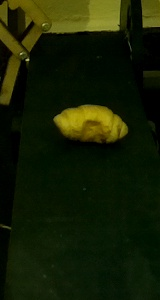
#> input picture Master/part.jpg, 160 x 300 px
$ python camera_calibration.py
#> lines starting #> are read from the running program, lines starting #| are printed output that depends on the picture; after the words box and inside, x2 and y2 are one past the last pixel; in counts of white or black regions, pixels touching at a corner belong together
### Master/Vision_Distance.py
# USAGE
# run the function Camera_calibration() separately to get focalLength
import numpy as np
import cv2
import Vision_Contour_Detection

########################################
#   find the distance from the camera  #
########################################
def distance_to_camera(knownWidth, focalLength, perWidth):
	# compute and return the distance from the maker to the camera
	return (knownWidth * focalLength) / perWidth

#################################################
#   Camera calibration for the first time only  #
#################################################
def Camera_calibration():
	# initialize the known distance from the camera to the object, which
	# in this case is 24 cm
	KNOWN_DISTANCE = 41.5

	# initialize the known object width, which in this case, the piece of
	# paper is 12 inches wide
	KNOWN_WIDTH = 3.5 # 3.5x6 cm

	# initialize the list of images that we'll be using
	IMAGE_PATHS = ["images/100.jpg", "images/80.jpg", "images/50.jpg"]

	# load the furst image that contains an object that is KNOWN TO BE 2 feet
	# from our camera, then find the paper marker in the image, and initialize
	# the focal length
	image = cv2.imread("part.jpg")
#> image is the input picture: shape (300, 160, 3); mean B, G, R 3.9, 30.6, 21.7
	accepted_cnts = Vision_Contour_Detection.Contour_Detector(image)
	rect = cv2.minAreaRect(accepted_cnts[0])
	focalLength = (rect[1][0] * KNOWN_DISTANCE) / KNOWN_WIDTH
	return focalLength

###########################
#   loop over the images  #
###########################

# [6 lines left out: function find_distance, not called in this run]
#	cv2.putText(display, "%.2fcm" % (cm),
#		(display.shape[1] - 200, display.shape[0] - 20), cv2.FONT_HERSHEY_SIMPLEX,
#		2.0, (0, 255, 0), 3)

### Master/Vision_Contour_Detection.py
import cv2
import numpy as np


def Contour_Detector(img):
    ############################################
    #              Image processing            #
    ############################################
    # convert from BGR to HSV
    hsv = cv2.cvtColor(img, cv2.COLOR_BGR2HSV)
#> hsv: shape (300, 160, 3); mean H, S, V 47.7, 229, 31.6
    # define the lower and upper boundaries of the "blue"
    Lower = (0, 228, 129)#(0, 0, 107)
    Upper = (33, 255, 255)#(74,255,255)
    # construct a mask for molto color, then perform
    # a series of dilations and erosions to remove any small
    # blobs left in the mask
    # cv2.inRange: Checks if array elements lie between the elements of two other arrays then return array contain array elements of 255 pixels (white) represents the tracked object
    mask = cv2.inRange(hsv, Lower, Upper)
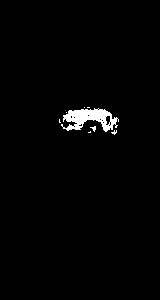
#> mask: shape (300, 160); 1.6% white; 8 white regions (7 under 20 px), largest, box (x1, y1, x2, y2) and area: (61, 108, 119, 132) 730
    # Dilates an image: img, kernel used for erosion, number of times dilation is applied
 #   mask = cv2.dilate(mask, None, iterations=1)
    # Closing using 5x5 kernel
    kernel = np.ones((3,3),np.uint8)
    mask = cv2.morphologyEx(mask, cv2.MORPH_CLOSE, kernel)
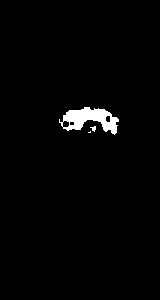
#> mask: shape (300, 160); 1.8% white; 3 white regions (1 under 20 px)

    ############################################
    #          find contours in the mask       #
    ############################################
    cnts = cv2.findContours(mask.copy(), cv2.RETR_EXTERNAL,
    cv2.CHAIN_APPROX_SIMPLE)[-2]
#> cnts = 3 contours, 2 with area under 20; largest, box (x1, y1, x2, y2) and area: (59, 107, 119, 135) 834

    accepted_cnts = [0]
    # if there are no cnts return null
    if not cnts:
        pass
    else:
        for single_cnt in cnts:
           if is_contour_good(single_cnt):
                # append all good contours to cnts list
                accepted_cnts.append(single_cnt)
#> this loop made 3 passes
#> single_cnt on pass 1: [[90, 131], [89, 132], [88, 132], [90, 132]]
#> after the loop, accepted_cnts = [0]

    # delete the first element of the list (its used only for declaring the list)
    del accepted_cnts[0]
    return accepted_cnts


# check if the contour has enough area: return true if the contour is bad
def is_contour_good(cnt):
    # the contour is 'bad' if it is hasn't enough area
    return (cv2.contourArea(cnt) > 1000)

### Master/camera_calibration.py
import numpy as np
import cv2
import Vision_Distance
import Vision_Contour_Detection

print(Vision_Distance.Camera_calibration())
#> in Camera_calibration, `accepted_cnts = Vision_Contour_Detection.Contour_Detector(image)`: accepted_cnts = []
#> (the run stopped early here; a loop or call above may not have finished)
